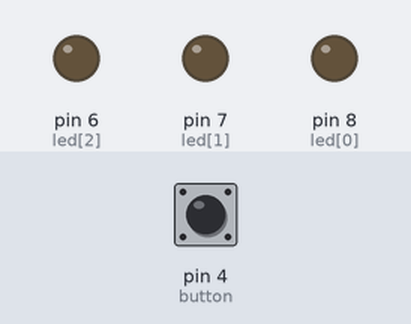
This sketch was run on a simulated Arduino Uno, built with avr-gcc and run on an emulated ATmega328P. On the bench: output pins drawn as LEDs (lit = HIGH). Inputs (shaded band) come from the test bench; at power-on: pin 4 (button) HIGH.

Above: at 1.2 s.
1.3 s: pin 4 (button) pulled LOW for 0.15 s
At 1.37 s:
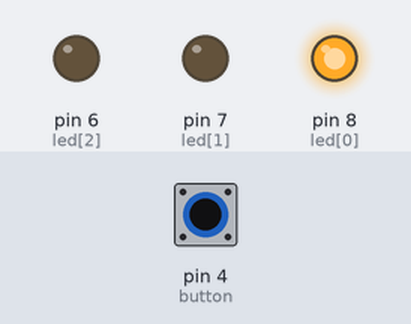
2.9 s: pin 4 (button) pulled LOW for 3.2 s
At 6.2 s:
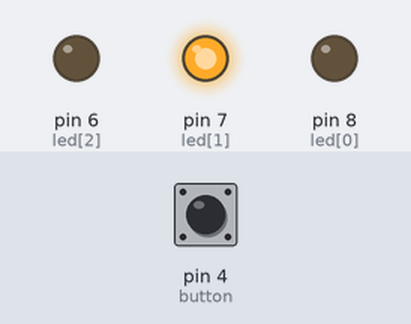
Timing chart, 0 to 7.7 s (numbered marks = the images above; inputs shaded):
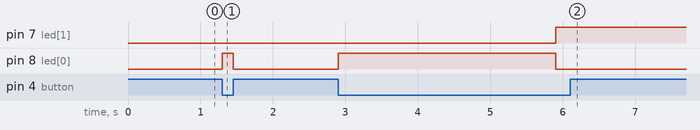

Measured:
- after the input at 1.3 s, pin 8 (led[0]): LOW → HIGH at once, → LOW 0.15 s later
- after the input at 2.9 s, pin 7 (led[1]): LOW → HIGH after 3.0 s; pin 8 (led[0]): LOW → HIGH at once, → LOW 3.0 s later

The sketch:

button.ino
```cpp
#define button 4
int led [3] = {8, 7, 6};              // Пины светодиодов: Красный, Жёлтый, Зелёный
long int Time [2] = {0, 0};           // Время: входа в цикл, нажатия кнопки
bool but [2] = {0, 0};                // Состояние кнопки: ново, старое
bool work = true;
bool ryb [3] = {0, 0, 0};

void checkButon() {
  but[1] = but[0];
  but[0] = !digitalRead(button);
  if (but[0] and but[0] != but[1]) {
    Time[1] = millis() + 3000;
    ryb[0] = 1;
  }
  if (not(but[0]) and but[0] != but[1]) {
    ryb[0] = 0;
  }
}

void setup() {
  Serial.begin(9600);
  pinMode(button, INPUT_PULLUP);
  pinMode(led[0], OUTPUT);
  pinMode(led[1], OUTPUT);
  pinMode(led[2], OUTPUT);
}

void loop() {
  Time[0] = millis();
  checkButon();
  if (but[0] and Time[0] > Time[1] and work) {
    work = not(work);
    ryb[1] = not(ryb[1]);
    ryb[0] = 0;
    digitalWrite(led[0], ryb[0]);
  }
  if (digitalRead(button)) {
    work = true;
  }
  if (not(ryb[1])) {
    digitalWrite(led[0], ryb[0]);
  }
  digitalWrite(led[1], ryb[1]);
}
```
